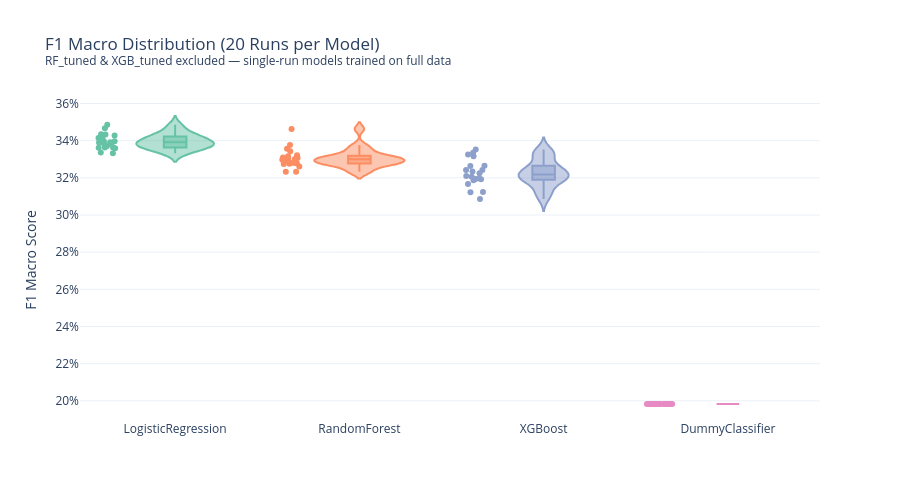

Here is the notebook cell this chart was saved with:
### Code cell
# Filter to models with multiple runs only
multi_run_models = df_results.groupby('model').filter(lambda x: len(x) > 1)
 
fig2 = px.violin(
    multi_run_models, x='model', y='f1_macro', box=True, points='all',
    title=f'F1 Macro Distribution ({N_LOOPS} Runs per Model)<br>'
          f'<sup>RF_tuned & XGB_tuned excluded — single-run models trained on full data</sup>',  # ← CHANGED
    labels={'f1_macro': 'F1 Macro Score', 'model': ''},
    color='model',
    color_discrete_sequence=px.colors.qualitative.Set2,
    template='plotly_white',
    category_orders={'model': [m for m in model_order[::-1] if m in multi_run_models['model'].unique()]}
)
fig2.update_layout(yaxis_tickformat='.0%', showlegend=False, height=500)
show_and_save(fig2, "benchmark_f1_violin")

### Figure 1 — Plotly figure (JSON) as saved in the notebook; plotly's stock layout.template omitted (floating-point values rounded to 4 significant figures)
{"data": [{"alignmentgroup": "True", "box": {"visible": true}, "hovertemplate": "=%{x}<br>F1 Macro Score=%{y}<extra></extra>", "legendgroup": "LogisticRegression", "marker": {"color": "rgb(102,194,165)"}, "name": "LogisticRegression", "offsetgroup": "LogisticRegression", "orientation": "v", "points": "all", "scalegroup": "True", "showlegend": true, "type": "violin", "x": ["LogisticRegression", "LogisticRegression", "LogisticRegression", "LogisticRegression", "LogisticRegression", "LogisticRegression", "LogisticRegression", "LogisticRegression", "LogisticRegression", "LogisticRegression", "LogisticRegression", "LogisticRegression", "LogisticRegression", "LogisticRegression", "LogisticRegression", "LogisticRegression", "LogisticRegression", "LogisticRegression", "LogisticRegression", "LogisticRegression"], "x0": " ", "xaxis": "x", "y": [0.3392, 0.3359, 0.3371, 0.3382, 0.3428, 0.3486, 0.3434, 0.339, 0.3362, 0.3333, 0.3397, 0.3396, 0.3363, 0.3415, 0.3364, 0.3336, 0.3435, 0.3467, 0.3384, 0.3415], "y0": " ", "yaxis": "y"}, {"alignmentgroup": "True", "box": {"visible": true}, "hovertemplate": "=%{x}<br>F1 Macro Score=%{y}<extra></extra>", "legendgroup": "RandomForest", "marker": {"color": "rgb(252,141,98)"}, "name": "RandomForest", "offsetgroup": "RandomForest", "orientation": "v", "points": "all", "scalegroup": "True", "showlegend": true, "type": "violin", "x": ["RandomForest", "RandomForest", "RandomForest", "RandomForest", "RandomForest", "RandomForest", "RandomForest", "RandomForest", "RandomForest", "RandomForest", "RandomForest", "RandomForest", "RandomForest", "RandomForest", "RandomForest", "RandomForest", "RandomForest", "RandomForest", "RandomForest", "RandomForest"], "x0": " ", "xaxis": "x", "y": [0.3232, 0.3306, 0.3261, 0.3298, 0.3316, 0.3356, 0.3278, 0.3233, 0.3463, 0.3274, 0.328, 0.3304, 0.3293, 0.3276, 0.331, 0.3322, 0.3344, 0.3376, 0.3302, 0.3279], "y0": " ", "yaxis": "y"}, {"alignmentgroup": "True", "box": {"visible": true}, "hovertemplate": "=%{x}<br>F1 Macro Score=%{y}<extra></extra>", "legendgroup": "XGBoost", "marker": {"color": "rgb(141,160,203)"}, "name": "XGBoost", "offsetgroup": "XGBoost", "orientation": "v", "points": "all", "scalegroup": "True", "showlegend": true, "type": "violin", "x": ["XGBoost", "XGBoost", "XGBoost", "XGBoost", "XGBoost", "XGBoost", "XGBoost", "XGBoost", "XGBoost", "XGBoost", "XGBoost", "XGBoost", "XGBoost", "XGBoost", "XGBoost", "XGBoost", "XGBoost", "XGBoost", "XGBoost", "XGBoost"], "x0": " ", "xaxis": "x", "y": [0.3187, 0.3264, 0.3122, 0.3198, 0.3243, 0.3265, 0.3325, 0.3242, 0.3316, 0.3086, 0.321, 0.3352, 0.3124, 0.3206, 0.3225, 0.3234, 0.3193, 0.3335, 0.3167, 0.3194], "y0": " ", "yaxis": "y"}, {"alignmentgroup": "True", "box": {"visible": true}, "hovertemplate": "=%{x}<br>F1 Macro Score=%{y}<extra></extra>", "legendgroup": "DummyClassifier", "marker": {"color": "rgb(231,138,195)"}, "name": "DummyClassifier", "offsetgroup": "DummyClassifier", "orientation": "v", "points": "all", "scalegroup": "True", "showlegend": true, "type": "violin", "x": ["DummyClassifier", "DummyClassifier", "DummyClassifier", "DummyClassifier", "DummyClassifier", "DummyClassifier", "DummyClassifier", "DummyClassifier", "DummyClassifier", "DummyClassifier", "DummyClassifier", "DummyClassifier", "DummyClassifier", "DummyClassifier", "DummyClassifier", "DummyClassifier", "DummyClassifier", "DummyClassifier", "DummyClassifier", "DummyClassifier"], "x0": " ", "xaxis": "x", "y": [0.1983, 0.1983, 0.1983, 0.1983, 0.1983, 0.1983, 0.1983, 0.1983, 0.1983, 0.1983, 0.1983, 0.1983, 0.1983, 0.1983, 0.1983, 0.1983, 0.1983, 0.1983, 0.1983, 0.1983], "y0": " ", "yaxis": "y"}], "layout": {"height": 500, "legend": {"title": {"text": ""}, "tracegroupgap": 0}, "showlegend": false, "title": {"text": "F1 Macro Distribution (20 Runs per Model)<br><sup>RF_tuned & XGB_tuned excluded — single-run models trained on full data</sup>"}, "violinmode": "overlay", "xaxis": {"anchor": "y", "categoryarray": ["LogisticRegression", "RandomForest", "XGBoost", "DummyClassifier"], "categoryorder": "array", "domain": [0, 1], "title": {"text": ""}}, "yaxis": {"anchor": "x", "domain": [0, 1], "tickformat": ".0%", "title": {"text": "F1 Macro Score"}}}}
